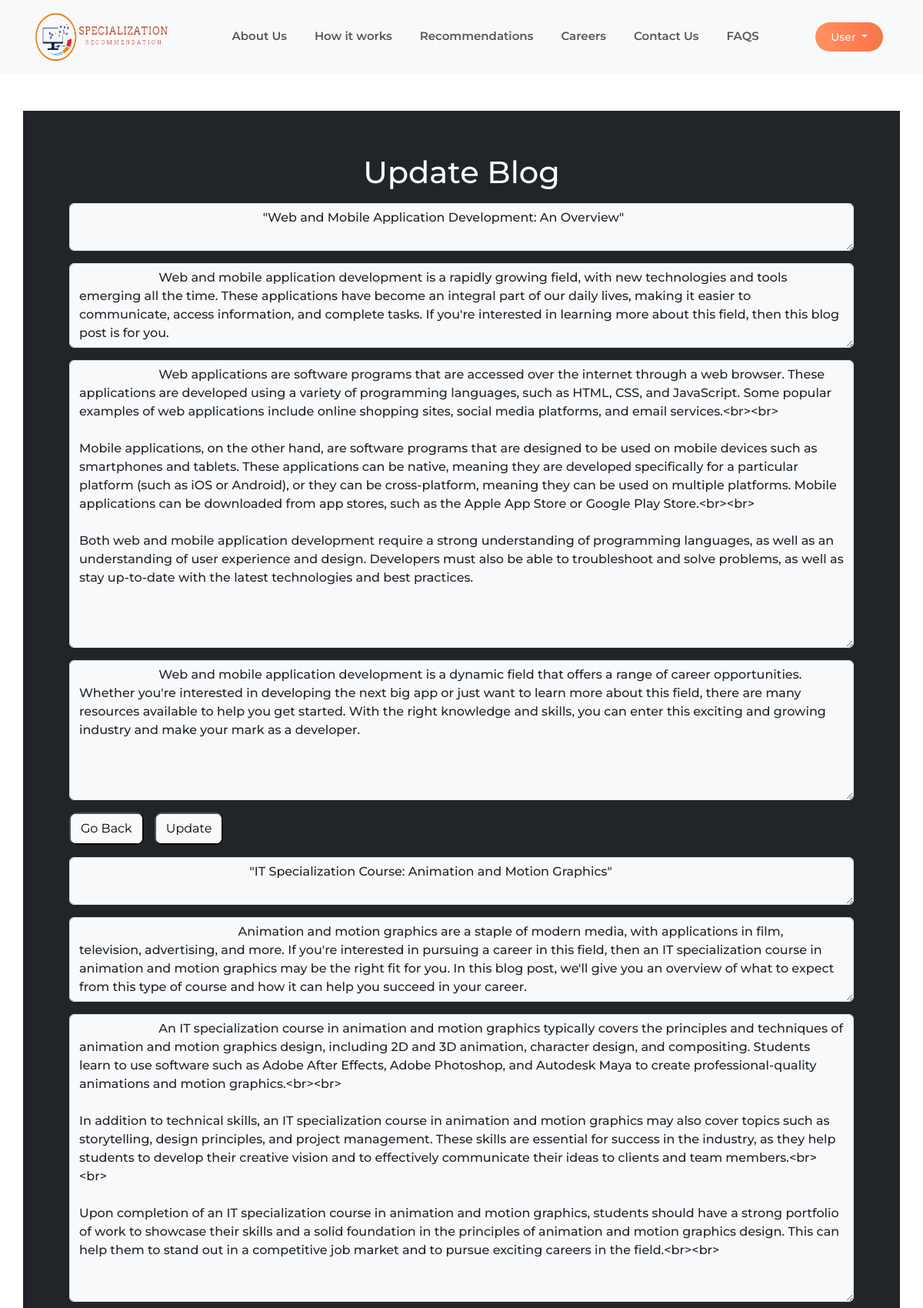
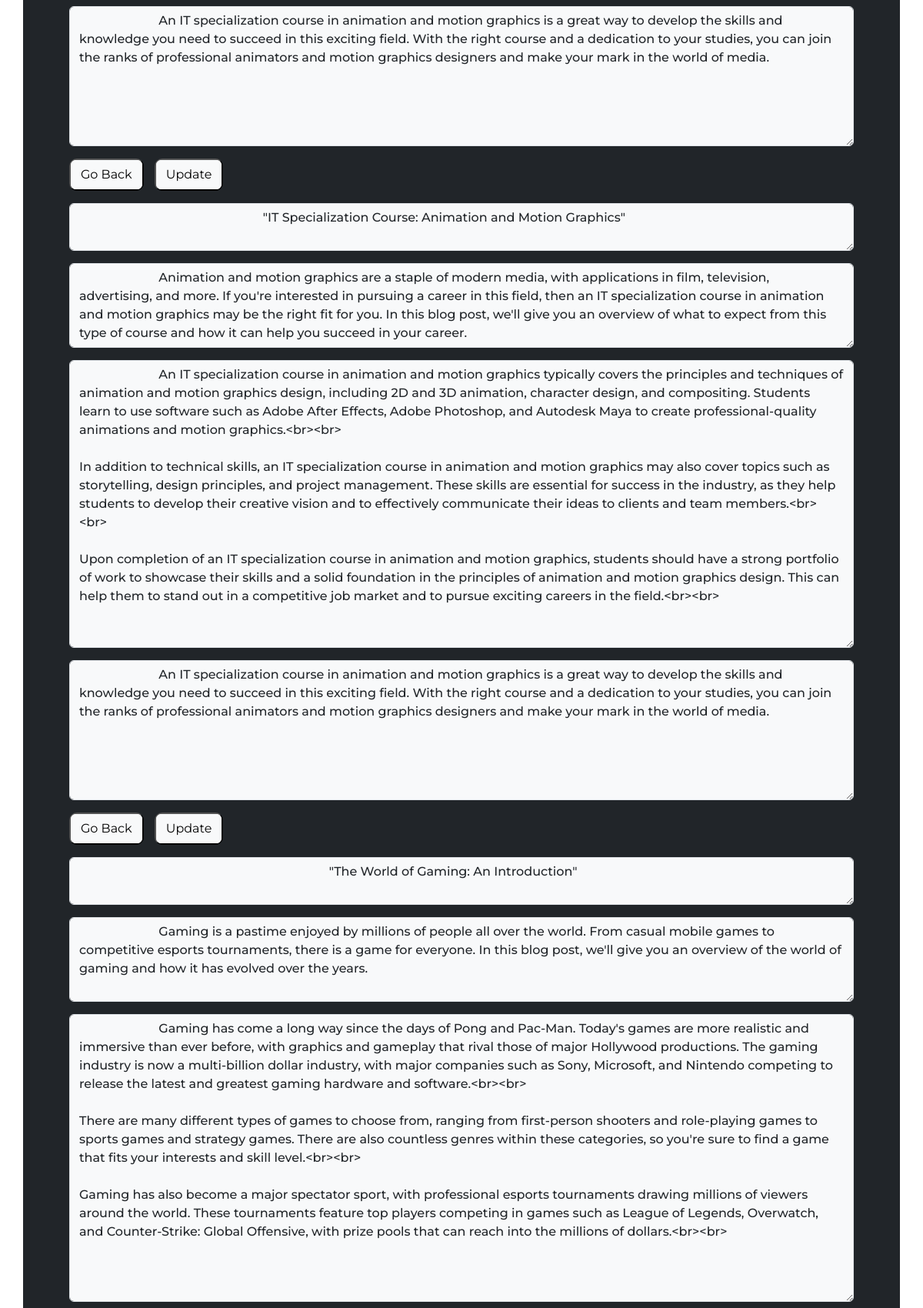
The page /user-logged/user-edit-blogs.php (signed in, upper part) on the database its author committed (2 pictures, top to bottom).
### tables this page shows
CREATE TABLE `blog_data` (
  `id` int(11) NOT NULL,
  `title` varchar(255) NOT NULL,
  `introduction` longtext DEFAULT NULL,
  `content` longtext DEFAULT NULL,
  `conclusion` longtext DEFAULT NULL,
  `date_posted` datetime DEFAULT current_timestamp(),
  `content_creator` text DEFAULT NULL
);

### include/logic.php (called while the page is built, shortened)
<?php
$sql = "SELECT * FROM blog_data";
$query = mysqli_query($conn, $sql);

### user-logged/user-edit-blogs.php (the view, shortened to what this page needs)
<?php
include "../include/config.php";
include "header.php";
include "../include/logic.php";
?>
<!DOCTYPE html>
<html>
<head>
    <link rel="stylesheet" href="https://cdnjs.cloudflare.com/ajax/libs/animate.css/4.1.1/animate.min.css" />
    <link href="https://cdn.jsdelivr.net/npm/bootstrap@5.3.1/dist/css/bootstrap.min.css" rel="stylesheet">
    <link rel="stylesheet" href="https://cdn.jsdelivr.net/npm/bootstrap-icons@1.10.5/font/bootstrap-icons.css">
    <link rel="stylesheet" href="https://cdnjs.cloudflare.com/ajax/libs/font-awesome/6.3.0/css/all.min.css">
    <link rel="stylesheet" href="https://cdnjs.cloudflare.com/ajax/libs/font-awesome/6.4.2/css/all.min.css" />
    <link rel="stylesheet" href="../css/blog.css">
    <link rel="stylesheet" href="../css/style.css">
</head>
<body>
    <div class="container p-5 my-5 bg-dark text-white animate__animated animate__fadeIn animate__slower">
        <div class="container mt-2">
            <h1 class="text-center">Update Blog</h1>
            <?php foreach ($query as $q) { ?>
                <form method="POST">
                    <textarea placeholder="Blog Title" class="form-control my-3 bg-light text-dark text-center" name="title" cols="30" rows="2">
                    	<?php echo $q['title'] ?>
                    </textarea>
                    <textarea name="intro" placeholder="Insert your Introduction here" class="form-control my-3 bg-light text-dark" cols="30" rows="4">
                        <?php echo $q['introduction'] ?>
                    </textarea>
                    <textarea name="main_content" class="form-control my-3 bg-light text-dark" cols="30" rows="15">
                        <?php echo $q['content'] ?>
                    </textarea>
                    <textarea name="conclusion" placeholder="Insert your Conclusion here" class="form-control my-3 bg-light text-dark" cols="30" rows="7">
                        <?php echo $q['conclusion'] ?>
                    </textarea>
                    <button style="border-radius: 10px;"><a href="index.php#blogs" style="margin: 0;" class="btn btn-light">Go Back</a></button>
                    <button name="update" style="border-radius: 10px; margin-left: 10px;"><a style="margin: 0;" class="btn btn-light">Update</a></button>
                </form>
            <?php } ?>
        </div>
    </div>
</body>
</html>

### css/style.css (style rules this page uses)
* { margin: 0; padding: 0; font-family: 'Montserrat', sans-serif; }
.form-control { font-weight: 500; }

### rows shown on the page
blog_data: title "\"Web and Mobile Application Development: An Overview\"", intro "Web and mobile application development is a rapidly growing field, with new technologies and tools emerging all the time. These applications have become an integral part of our daily lives, making it easier to communicate, access information, and complete tasks. If you're interested in learning more about this field, then this blog post is for you.", main_content "Web applications are software programs that are accessed over the internet through a web browser. These applications are developed using a variety of programming languages, such as HTML, CSS, and JavaScript. Some popular examples of web applications include online shopping sites, social media platforms, and email services.<br><br> Mobile applications, on the other hand, are software programs that are designed to be used on mobile devices such as smartphones and tablets. These applications can be native, meaning they are developed specifically for a particular platform (such as iOS or Android), or they can be cross-platform, meaning they can be used on multiple platforms. Mobile applications…", conclusion "Web and mobile application development is a dynamic field that offers a range of career opportunities. Whether you're interested in developing the next big app or just want to learn more about this field, there are many resources available to help you get started. With the right knowledge and skills, you can enter this exciting and growing industry and make your mark as a developer."
blog_data: title "\"IT Specialization Course: Animation and Motion Graphics\"", intro "Animation and motion graphics are a staple of modern media, with applications in film, television, advertising, and more. If you're interested in pursuing a career in this field, then an IT specialization course in animation and motion graphics may be the right fit for you. In this blog post, we'll give you an overview of what to expect from this type of course and how it can help you succeed in your career.", main_content "An IT specialization course in animation and motion graphics typically covers the principles and techniques of animation and motion graphics design, including 2D and 3D animation, character design, and compositing. Students learn to use software such as Adobe After Effects, Adobe Photoshop, and Autodesk Maya to create professional-quality animations and motion graphics.<br><br> In addition to technical skills, an IT specialization course in animation and motion graphics may also cover topics such as storytelling, design principles, and project management. These skills are essential for success in the industry, as they help students to develop their creative vision and to effectively…", conclusion "An IT specialization course in animation and motion graphics is a great way to develop the skills and knowledge you need to succeed in this exciting field. With the right course and a dedication to your studies, you can join the ranks of professional animators and motion graphics designers and make your mark in the world of media."
blog_data: title "\"IT Specialization Course: Animation and Motion Graphics\"", intro "Animation and motion graphics are a staple of modern media, with applications in film, television, advertising, and more. If you're interested in pursuing a career in this field, then an IT specialization course in animation and motion graphics may be the right fit for you. In this blog post, we'll give you an overview of what to expect from this type of course and how it can help you succeed in your career.", main_content "An IT specialization course in animation and motion graphics typically covers the principles and techniques of animation and motion graphics design, including 2D and 3D animation, character design, and compositing. Students learn to use software such as Adobe After Effects, Adobe Photoshop, and Autodesk Maya to create professional-quality animations and motion graphics.<br><br> In addition to technical skills, an IT specialization course in animation and motion graphics may also cover topics such as storytelling, design principles, and project management. These skills are essential for success in the industry, as they help students to develop their creative vision and to effectively…", conclusion "An IT specialization course in animation and motion graphics is a great way to develop the skills and knowledge you need to succeed in this exciting field. With the right course and a dedication to your studies, you can join the ranks of professional animators and motion graphics designers and make your mark in the world of media."
blog_data: title "\"The World of Gaming: An Introduction\"", intro "Gaming is a pastime enjoyed by millions of people all over the world. From casual mobile games to competitive esports tournaments, there is a game for everyone. In this blog post, we'll give you an overview of the world of gaming and how it has evolved over the years.", main_content "Gaming has come a long way since the days of Pong and Pac-Man. Today's games are more realistic and immersive than ever before, with graphics and gameplay that rival those of major Hollywood productions. The gaming industry is now a multi-billion dollar industry, with major companies such as Sony, Microsoft, and Nintendo competing to release the latest and greatest gaming hardware and software.<br><br> There are many different types of games to choose from, ranging from first-person shooters and role-playing games to sports games and strategy games. There are also countless genres within these categories, so you're sure to find a game that fits your interests and skill level.<br><br> Gaming…"
